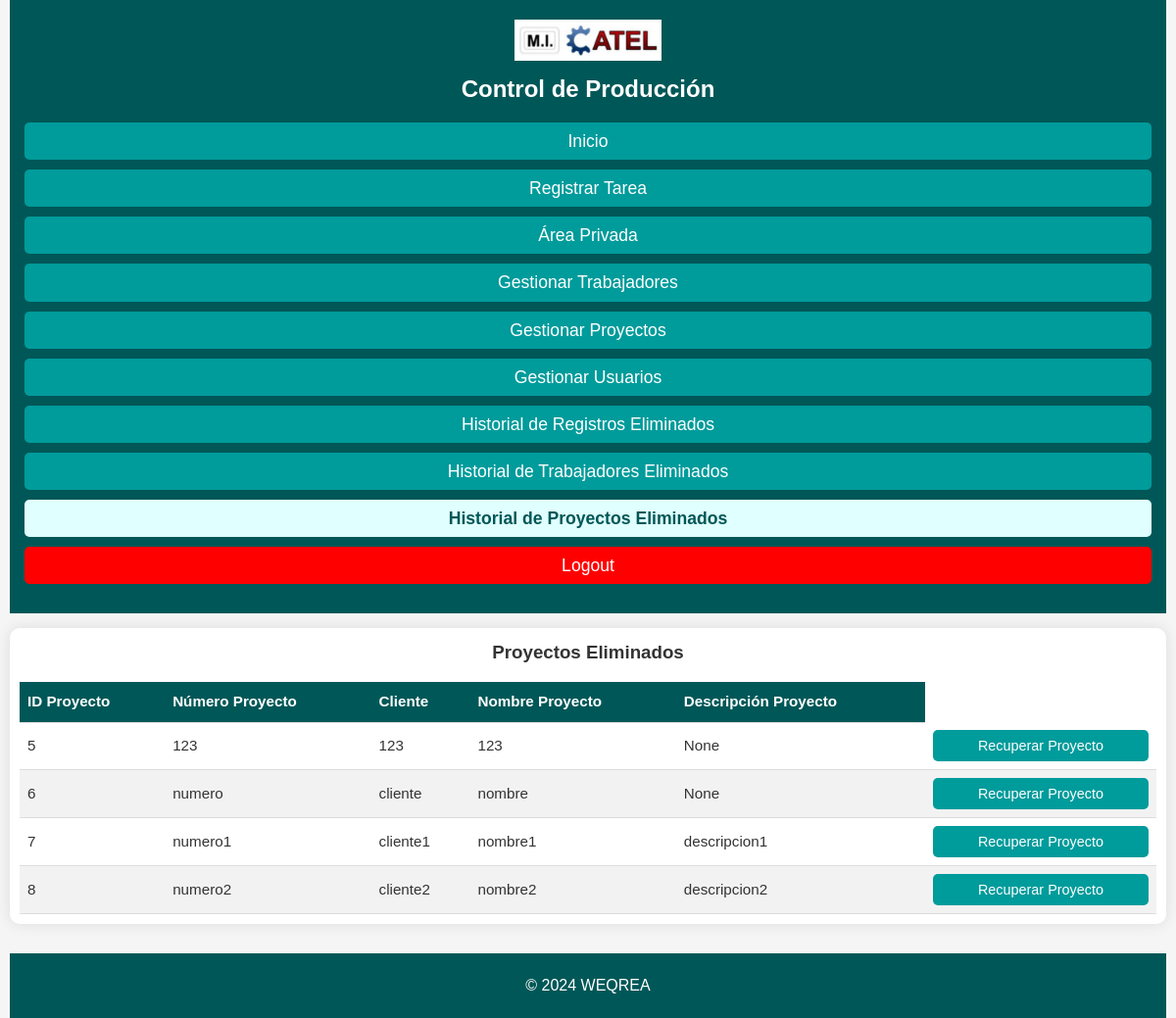
Page /historial_proyectos (signed in) on the committed database.
### app/models.py (models this page shows)
class RegistroProyectos(db.Model):
    __tablename__ = 'registro_proyectos'
    ID_proyecto = db.Column(db.Integer, primary_key=True, autoincrement=True)
    numero_proyecto = db.Column(db.String, unique=True, nullable=False)
    cliente_proyecto = db.Column(db.String, nullable=False)
    nombre_proyecto = db.Column(db.String, nullable=False)
    descripcion_proyecto = db.Column(db.String)
    eliminado = db.Column(db.Boolean, default=False, nullable=False)  # Nueva columna

### app/routes.py (the view)
    @app.route('/historial_proyectos')
    @login_required
    @jefe_taller_required  # Solo el Jefe de Taller puede acceder
    def historial_proyectos():
        proyectos_eliminados = RegistroProyectos.query.filter_by(eliminado=True).all()
        return render_template('historial_proyectos.html', proyectos=proyectos_eliminados)

### app/routes.py (called while the page is built)
def login_required(f):
    @wraps(f)
    def decorated_function(*args, **kwargs):
        if 'usuario_id' not in session:
            flash('Debes iniciar sesión para acceder a esta página.', 'error')
            return redirect(url_for('login'))
        return f(*args, **kwargs)
    return decorated_function

def jefe_taller_required(f):
    @wraps(f)
    def decorated_function(*args, **kwargs):
        if 'rol' not in session or session['rol'] != 'jefe_taller':
            flash('No tienes permisos para acceder a esta página.', 'error')
            return redirect(url_for('home'))
        return f(*args, **kwargs)
    return decorated_function

### run.py (called while the page is built)
@app.before_request
def make_session_permanent():
    session.permanent = True

@app.after_request
def add_security_headers(response: Response):
    response.headers['X-Content-Type-Options'] = 'nosniff'
    return response

### app/templates/historial_proyectos.html (shortened to what this page needs)
{% extends 'base.html' %}
{% block content %}
<div class="table-container">
    <h3>Proyectos Eliminados</h3>
    <table>
        <thead>
            <tr>
                <th>ID Proyecto</th>
                <th>Número Proyecto</th>
                <th>Cliente</th>
                <th>Nombre Proyecto</th>
                <th>Descripción Proyecto</th>
            </tr>
        </thead>
        <tbody>
            {% for proyecto in proyectos %}
            <tr>
                <td>{{ proyecto.ID_proyecto }}</td>
                <td>{{ proyecto.numero_proyecto }}</td>
                <td>{{ proyecto.cliente_proyecto }}</td>
                <td>{{ proyecto.nombre_proyecto }}</td>
                <td>{{ proyecto.descripcion_proyecto }}</td>
                <td>
                    <form method="POST" action="{{ url_for('recuperar_proyecto', id=proyecto.ID_proyecto) }}" onsubmit="return confirm('¿Estás seguro de que deseas recuperar este proyecto?');">
                        <button type="submit">Recuperar Proyecto</button>
                    </form>
                </td>
            </tr>
            {% endfor %}
        </tbody>
    </table>
</div>
{% endblock %}

### app/static/css/styles.css (style rules this page uses)
* { margin: 0; padding: 0; box-sizing: border-box; }
body { font-family: 'Arial', sans-serif; background-color: #f5f5f5; color: #333; line-height: 1.6; padding: 0 10px; }
h1, h2, h3 { margin-bottom: 15px; color: #333; text-align: center; }
.table-container { width: 100%; overflow-x: auto; margin-top: 20px; background-color: white; padding: 20px; border-radius: 10px; box-shadow: 0 0 15px rgba(0, 0, 0, 0.1); }
.table-container table { width: 100%; border-collapse: collapse; background-color: white; border-radius: 10px; }
.table-container th, .table-container td { padding: 5px; text-align: left; border-bottom: 1px solid #ddd; }
.table-container th { background-color: #005757; color: white; font-weight: bold; }
.table-container td { color: #333; }
.table-container tr:nth-child(even) { background-color: #f2f2f2; }
.table-container tr:nth-child(odd) { background-color: #ffffff; }
.table-container button { width: 100%; padding: 5px; background-color: #009B9B; color: white; border: none; font-size: 1rem; cursor: pointer; border-radius: 5px; transition: background-color 0.1s ease; margin-bottom: 0px; }
@media (max-width: 1200px) { .form-container, .table-container { padding: 15px; } }
@media (max-width: 1200px) { .table-container { margin-top: 15px; padding: 10px; } }
@media (max-width: 1200px) { .table-container th, .table-container td { padding: 8px; font-size: 0.95rem; } }
@media (max-width: 1200px) { .table-container button { font-size: 0.9rem; padding: 8px; } }

### rows in the picture
RegistroProyectos: ID_proyecto "5", numero_proyecto "123", cliente_proyecto "123", nombre_proyecto "123", descripcion_proyecto "None"
RegistroProyectos: ID_proyecto "6", numero_proyecto "numero", cliente_proyecto "cliente", nombre_proyecto "nombre", descripcion_proyecto "None"
RegistroProyectos: ID_proyecto "7", numero_proyecto "numero1", cliente_proyecto "cliente1", nombre_proyecto "nombre1", descripcion_proyecto "descripcion1"
RegistroProyectos: ID_proyecto "8", numero_proyecto "numero2", cliente_proyecto "cliente2", nombre_proyecto "nombre2", descripcion_proyecto "descripcion2"
